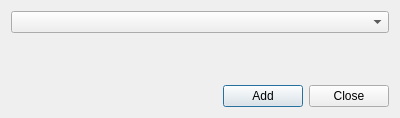
<?xml version="1.0" encoding="UTF-8"?>
<ui version="4.0">
 <class>TarotCorresponderChooser</class>
 <widget class="QDialog" name="TarotCorresponderChooser">
  <property name="geometry">
   <rect>
    <x>0</x>
    <y>0</y>
    <width>400</width>
    <height>118</height>
   </rect>
  </property>
  <property name="windowTitle">
   <string>Dialog</string>
  </property>
  <layout class="QVBoxLayout" name="verticalLayout">
   <item>
    <widget class="QComboBox" name="corresponderCombo"/>
   </item>
   <item>
    <spacer name="verticalSpacer">
     <property name="orientation">
      <enum>Qt::Orientation::Vertical</enum>
     </property>
     <property name="sizeHint" stdset="0">
      <size>
       <width>20</width>
       <height>40</height>
      </size>
     </property>
    </spacer>
   </item>
   <item>
    <layout class="QHBoxLayout" name="horizontalLayout">
     <item>
      <spacer name="horizontalSpacer">
       <property name="orientation">
        <enum>Qt::Orientation::Horizontal</enum>
       </property>
       <property name="sizeHint" stdset="0">
        <size>
         <width>40</width>
         <height>20</height>
        </size>
       </property>
      </spacer>
     </item>
     <item>
      <widget class="QPushButton" name="addButton">
       <property name="text">
        <string>Add</string>
       </property>
      </widget>
     </item>
     <item>
      <widget class="QPushButton" name="closeButton">
       <property name="text">
        <string>Close</string>
       </property>
      </widget>
     </item>
    </layout>
   </item>
  </layout>
 </widget>
 <resources/>
 <connections/>
</ui>
